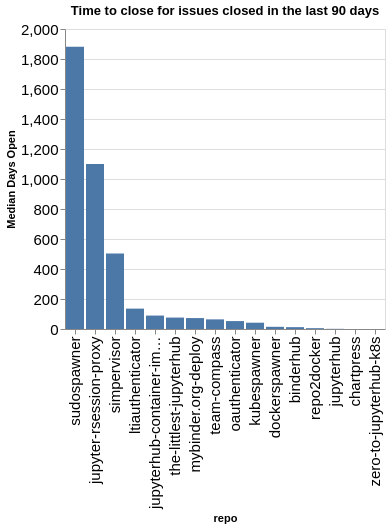

Notebook code cell kept with this figure:
### Code cell
time_open = closed.groupby(['org', 'repo']).agg({'time_open': 'median'}).reset_index()
time_open['time_open'] = time_open['time_open'] / (60 * 60 * 24)
time_open['org/repo'] = time_open.apply(lambda a: a['org'] + '/' + a['repo'], axis=1)
sorted_vals = time_open.sort_values(['org', 'time_open'], ascending=False)['repo'].values
alt.Chart(data=time_open, title=f"Time to close for issues closed in the last {n_days} days").mark_bar().encode(
    x=alt.X('repo', sort=alt.Sort(sorted_vals.tolist())),
    y=alt.Y('time_open', title="Median Days Open"),
)

### Figure 1 — Vega-Lite specification as saved in the notebook (floating-point values rounded to 4 significant figures)
{"config": {"axisLeft": {"labelFontSize": 15}, "axisBottom": {"labelFontSize": 15}}, "data": {"name": "data-d8a455638c8468b09bbecba1a1e2a9fd"}, "mark": {"type": "bar"}, "encoding": {"x": {"field": "repo", "sort": ["sudospawner", "jupyter-rsession-proxy", "simpervisor", "ltiauthenticator", "jupyterhub-container-images", "the-littlest-jupyterhub", "mybinder.org-deploy", "team-compass", "oauthenticator", "kubespawner", "dockerspawner", "binderhub", "repo2docker", "jupyterhub", "chartpress", "zero-to-jupyterhub-k8s"], "type": "nominal"}, "y": {"field": "time_open", "title": "Median Days Open", "type": "quantitative"}}, "title": "Time to close for issues closed in the last 90 days", "$schema": "https://vega.github.io/schema/vega-lite/v5.20.1.json", "datasets": {"data-d8a455638c8468b09bbecba1a1e2a9fd": [{"org": "jupyterhub", "repo": "binderhub", "time_open": 12.36, "org/repo": "jupyterhub/binderhub"}, {"org": "jupyterhub", "repo": "chartpress", "time_open": 0.09798, "org/repo": "jupyterhub/chartpress"}, {"org": "jupyterhub", "repo": "dockerspawner", "time_open": 14.6, "org/repo": "jupyterhub/dockerspawner"}, {"org": "jupyterhub", "repo": "jupyter-rsession-proxy", "time_open": 1100.0, "org/repo": "jupyterhub/jupyter-rsession-proxy"}, {"org": "jupyterhub", "repo": "jupyterhub", "time_open": 1.203, "org/repo": "jupyterhub/jupyterhub"}, {"org": "jupyterhub", "repo": "jupyterhub-container-images", "time_open": 89.59, "org/repo": "jupyterhub/jupyterhub-container-images"}, {"org": "jupyterhub", "repo": "kubespawner", "time_open": 42.01, "org/repo": "jupyterhub/kubespawner"}, {"org": "jupyterhub", "repo": "ltiauthenticator", "time_open": 135.9, "org/repo": "jupyterhub/ltiauthenticator"}, {"org": "jupyterhub", "repo": "mybinder.org-deploy", "time_open": 72.86, "org/repo": "jupyterhub/mybinder.org-deploy"}, {"org": "jupyterhub", "repo": "oauthenticator", "time_open": 52.81, "org/repo": "jupyterhub/oauthenticator"}, {"org": "jupyterhub", "repo": "repo2docker", "time_open": 5.608, "org/repo": "jupyterhub/repo2docker"}, {"org": "jupyterhub", "repo": "simpervisor", "time_open": 503.8, "org/repo": "jupyterhub/simpervisor"}, {"org": "jupyterhub", "repo": "sudospawner", "time_open": 1881.0, "org/repo": "jupyterhub/sudospawner"}, {"org": "jupyterhub", "repo": "team-compass", "time_open": 64.19, "org/repo": "jupyterhub/team-compass"}, {"org": "jupyterhub", "repo": "the-littlest-jupyterhub", "time_open": 76.24, "org/repo": "jupyterhub/the-littlest-jupyterhub"}, {"org": "jupyterhub", "repo": "zero-to-jupyterhub-k8s", "time_open": 0.008993, "org/repo": "jupyterhub/zero-to-jupyterhub-k8s"}]}}
